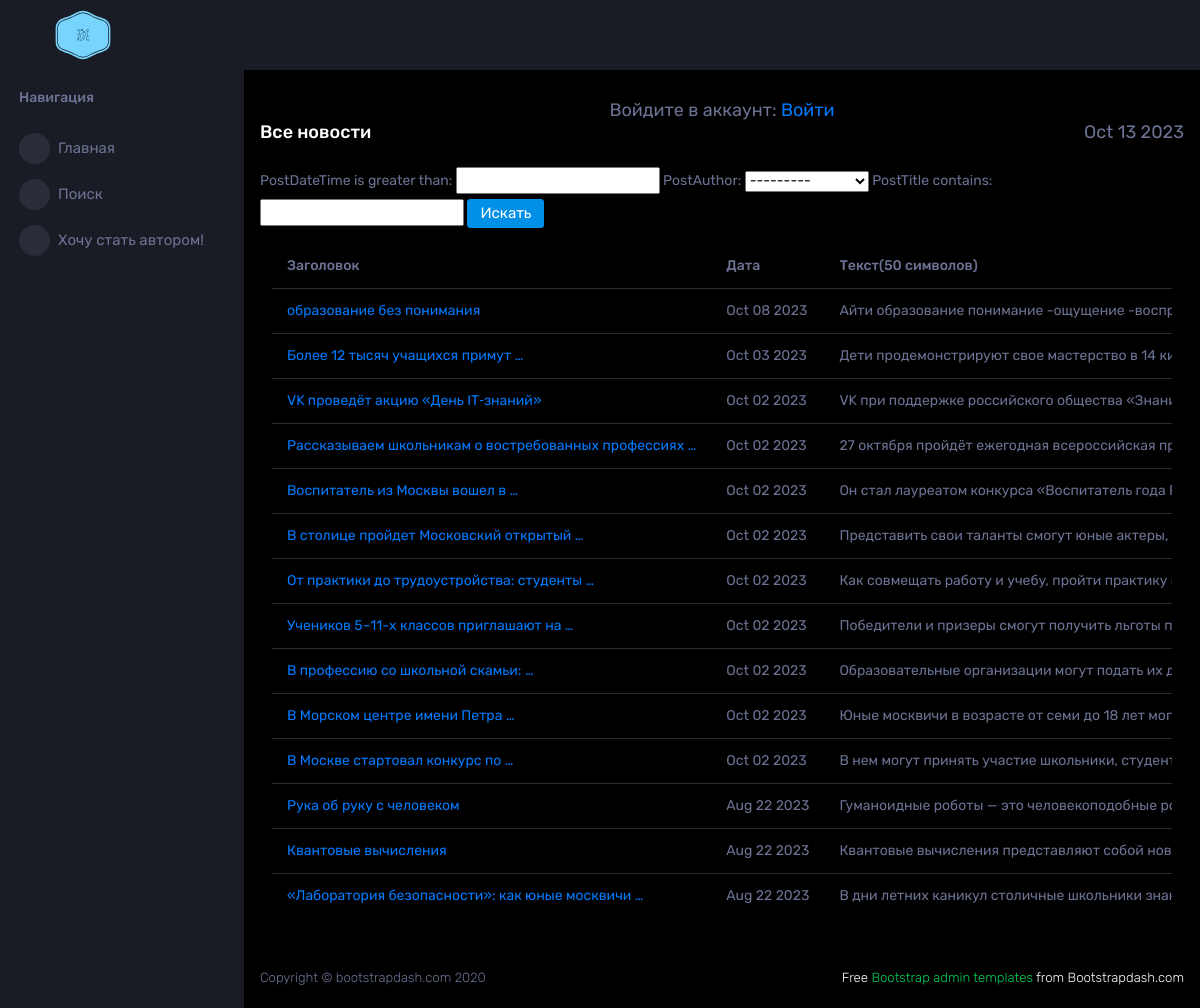
/news/search, run on the app's committed database.
### news/models.py (models this page shows, shortened)
class Post(models.Model):
    news = 'N'
    article = 'A'
    postChoice = [
        (news, 'Новость'),
        (article, 'Статья')
    ]
    postAuthor = models.ForeignKey(Author, on_delete = models.CASCADE)
    postType = models.CharField(max_length = 1, choices = postChoice, default = news)
    postDateTime = models.DateTimeField(default=timezone.now)
    postCat = models.ManyToManyField(Category, through = 'PostCategory')
    postTitle = models.CharField(max_length = 255, default = 'Заголовок')
    postBody = models.TextField(default = 'Здесь должен быть текст')
    postRate = models.IntegerField(default = 0)

### news/views.py (the view)
# urls.py: path('search', NewsSearch.as_view(), name='post_search'),
class NewsSearch(ListView):
    queryset = Post.objects.order_by("-postDateTime")
    template_name = 'newspaper/search.html'
    context_object_name = 'news'
    paginate_by = 1
    def get_context_data(self, **kwargs: Any) -> Dict[str, Any]:
        context =  super().get_context_data(**kwargs)
        context['time_now'] = timezone.localtime(timezone.now())
        context['empty'] = None
        context['filter'] = NewsFilter(self.request.GET,
                                       queryset=self.get_queryset())
        context['is_author'] = self.request.user.groups.filter(name='Authors').exists()
        return context

### news/models.py (called while the page is built)
    def __str__(self):
        return self.userModel.username

### news/templatetags/custom_filters.py (called while the page is built)
@register.filter(name='censor')
def censor(value):
    return cense(value)

### templates/newspaper/search.html (shortened to what this page needs)
{% extends 'layout/default.html' %}
{% load custom_filters %}
{% block content %}
<section class="tables">
    <div class="page-header">
        <div class=row><h1 class="page-title">Все новости</h1></div>
        <div class=row><h3 class="page-title small text-muted">{{ time_now|date:'M d Y' }}</h3></div>
    </div>
    <div class=row>
        <form method="GET">
            <p class="text-muted">
                {{ filter.form }}
                <input class="btn btn-primary" type="submit" value="Искать">
            </p>
        </form>
    </div>
    <div class="table-responsive">
        {% if news %}
            <table class="table b-table table-striped table-hover">
                <thead >
                    <th scope="col">
                        Заголовок
                    </th>
                    <th scope="col">
                        Дата
                    </th>
                    <th scope="col">
                        Текст(50 символов)
                    </th>
                </thead>
                <tbody>
                {% for post in filter.qs %}
                    <tr>
                        <td>
                            <a href="{{ post.id }}">{{ post.postTitle|truncatewords:5|censor }}</a>
                        </td>
                        <td>
                            {{ post.postDateTime|date:'M d Y' }}
                        </td>
                        <td>
                            {{ post.postBody|truncatechars:50|censor }}
                        </td>
                    </tr>
                {% endfor %}
            </table>
        {% else %}
            <h2> Новостей нет </h2>
        {% endif %}
    </div>
</section>
{% endblock content %}

### data on the page
Post: postTitle|censor "образование без понимания", postDateTime "Oct 08 2023", postBody|censor "Айти образование понимание -ощущение…"
Post: postTitle|censor "Более 12 тысяч учащихся примут …", postDateTime "Oct 03 2023", postBody|censor "Дети продемонстрируют свое мастерство в 14…"
Post: postTitle|censor "VK проведёт акцию «День IT‑знаний»", postDateTime "Oct 02 2023", postBody|censor "VK при поддержке российского общества…"
Post: postTitle|censor "Рассказываем школьникам о востребованных профессиях …", postDateTime "Oct 02 2023", postBody|censor "27 октября пройдёт ежегодная всероссийская…"
Post: postTitle|censor "Воспитатель из Москвы вошел в …", postDateTime "Oct 02 2023", postBody|censor "Он стал лауреатом конкурса «Воспитатель года…"
Post: postTitle|censor "В столице пройдет Московский открытый …", postDateTime "Oct 02 2023", postBody|censor "Представить свои таланты смогут юные актеры,…"
Post: postTitle|censor "От практики до трудоустройства: студенты …", postDateTime "Oct 02 2023", postBody|censor "Как совмещать работу и учебу, пройти практику…"
Post: postTitle|censor "Учеников 5–11-х классов приглашают на …", postDateTime "Oct 02 2023", postBody|censor "Победители и призеры смогут получить льготы…"
Post: postTitle|censor "В профессию со школьной скамьи: …", postDateTime "Oct 02 2023", postBody|censor "Образовательные организации могут подать их…"
Post: postTitle|censor "В Морском центре имени Петра …", postDateTime "Oct 02 2023", postBody|censor "Юные москвичи в возрасте от семи до 18 лет…"
Post: postTitle|censor "В Москве стартовал конкурс по …", postDateTime "Oct 02 2023", postBody|censor "В нем могут принять участие школьники,…"
Post: postTitle|censor "Рука об руку с человеком", postDateTime "Aug 22 2023", postBody|censor "Гуманоидные роботы — это человекоподобные…"
Post: postTitle|censor "Квантовые вычисления", postDateTime "Aug 22 2023", postBody|censor "Квантовые вычисления представляют собой…"
Post: postTitle|censor "«Лаборатория безопасности»: как юные москвичи …", postDateTime "Aug 22 2023", postBody|censor "В дни летних каникул столичные школьники…"

### other printed values
{{ time_now|date:'M d Y' }} "Oct 13 2023"
